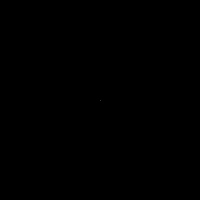
Frame 1 (no input)
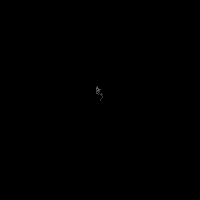
Frame 60 (the mouse pressed at the canvas centre just before this capture)
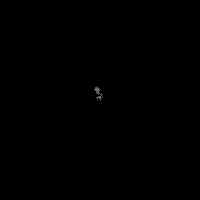
Frame 120 (the mouse held since frame 60 and released just before this capture)

The Processing sketch that drew these frames (run headless with seeded random() and noise(); from frame 60 on, the mouse is pressed at the canvas centre):

// Processing sketch: processing_5702
// ── processing_5702.pde

int x;
int y;
int snakemode;
float rainbowframestep; 
float smokeframestep;

void setup() {
  size (200,200);
  background (0);
  frameRate(1500); //Is this too much? >_>
  x = width/2;
  y = height/2;
}

void draw() {
  snakeMode();
  boundaryChecks();
  snakeMovement();
}

void mouseReleased() {
  snakemode +=1;
}

void snakeMovement() {
  point(x,y);
  x = x + int(floor(random(-1,1.9999999)));
  y = y + int(floor(random(-1,1.9999999)));
}

void snakeMode() {
  rainbowframestep += 0.1;
  smokeframestep += 0.5;
  if (rainbowframestep > 255) {
    rainbowframestep = 0;
  }
  if (smokeframestep > 240 || smokeframestep < 70) {
    smokeframestep = 70;
  }
  if (keyPressed) {
    background (0);
  }
  if (snakemode > 1) {
    snakemode = 0;
  }
  if (snakemode == 0) {
    colorMode(RGB);
    stroke(smokeframestep); //greyscaliness based on time elapsed
  }
  if (snakemode == 1) {
    colorMode(HSB);
    stroke(rainbowframestep,255,255);
  }
}

void boundaryChecks() {
  if (x < 0) {
    x = 0;
  }
  if (x > width) {
    x = width;
  }
  if (y < 0) {
    y = 0;
  }
  if (y > height) {
    y = height;
  }
}
